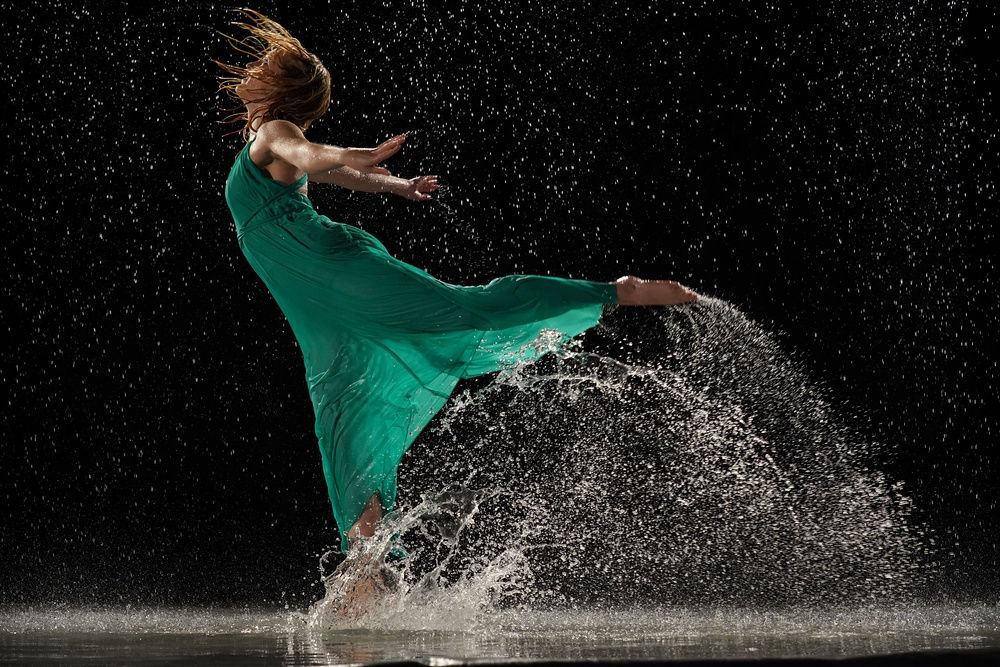
//> input picture DancingInWater.jpg, 1000 x 667 px, shrunk from 3000 x 2000 before the run
$ ./BasicFilters DancingInWater.jpg   (built with g++ and OpenCV 4)
//> lines starting //> are read from the running program, lines starting //| are printed output that depends on the picture
#include <opencv2/opencv.hpp>
#include<opencv2/highgui/highgui.hpp>
#include <fstream>
#include <stdio.h>

using namespace cv;

enum gColor {BLUE, GREEN, RED};/*Blue = 0, GREEN = 1, RED = 2*/

enum YIQScale {Q, I, Y}; /*Q = 0, I = 1, Y = 2*/

// [404 lines left out: functions absolute, treat_rgb_color, get_negative, get_negative, get_negative_y, get_single_channel and 10 more, not called in this run]


Mat3f get_median(Mat3f image, int m, int n)
{
//> called with m = 7, n = 7
    Mat3f result_image(image.rows, image.cols);

    Vec3f pixelValue;

    int pivotX=0,pivotY=0;
    std::vector<double> reds, greens, blues;

    for(int pixelY = 0; pixelY < image.rows; pixelY++)
    {
        for(int pixelX = 0; pixelX < image.cols; pixelX++)
        {
            /*Applying mask*/
            pixelValue = Vec3f(0,0,0);

            reds = greens = blues = {};
            for(int i = pixelY-pivotY, mask_row=0; i <= pixelY + (m-pivotY-1); i++, mask_row++)
            {
                if(i < 0 || i > (image.rows - 1))
                {
                    reds.push_back(0);
                    greens.push_back(0);
                    blues.push_back(0);
                    continue;
                }
                for(int j = pixelX - pivotX, mask_col=0; j <= pixelX + (n-pivotX-1); j++, mask_col++)
                {
                    if(j < 0 || j > (image.cols - 1))
                    {
                        reds.push_back(0);
                        greens.push_back(0);
                        blues.push_back(0);
                        continue;
                    }
                    reds.push_back(image.at<Vec3f>(i,j)[RED]);
                    greens.push_back(image.at<Vec3f>(i,j)[GREEN]);
                    blues.push_back(image.at<Vec3f>(i,j)[BLUE]);

                }
            }

            std::sort(reds.begin(), reds.end());
            std::sort(greens.begin(), greens.end());
            std::sort(blues.begin(), blues.end());

            pixelValue[RED] = reds[(reds.size()-1)/2];
            pixelValue[GREEN] = greens[(greens.size()-1)/2];
            pixelValue[BLUE] = blues[(blues.size()-1)/2];

            result_image.at<Vec3f>(pixelY, pixelX) = pixelValue;

        }
    }
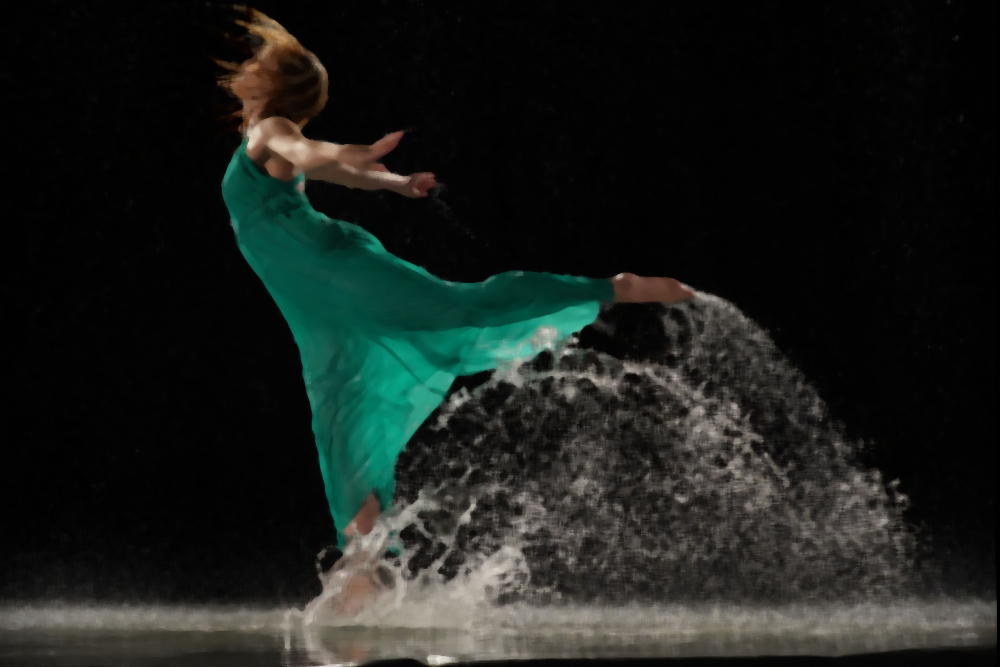
//> result_image: 667 rows x 1000 cols, CV_32FC3; mean B, G, R 0.109, 0.122, 0.104
//> after the loop, reds = [0, 0, 0, 0, 0, 0, 0, 0, 0, 0, 0, 0, 0.0196]; greens = [0, 0, 0, 0, 0, 0, 0, 0, 0, 0, 0, 0, 0.0196]; blues = [0, 0, 0, 0, 0, 0, 0, 0, 0, 0, 0, 0, 0.0275]

    return result_image;
}


int main(int argc, char ** argv)
{

    if(argc < 2)
    {
        std::cout << "Modo de utilização: BasicFilters.out <Image_Path> <Filter_Path(optional)>\n";
        return -1;
    }

    Mat3f image;
    imread(argv[1], 1).convertTo(image, CV_32FC3, 1.0f/255.0f);

    if(!image.data){
        std::cout << "No image data\n";
        return -1;
    }


    std::ifstream filter;
    int n_masks;
    std::vector<int>m,n; /*mask dimension*/
    std::vector<int> pivotX, pivotY;
    std::vector<std::vector<std::vector<double> >> masks;

    if(argc == 3)
    {
        filter.open(argv[2]);

        filter >> n_masks;

        m = n = pivotX = pivotY = std::vector<int>(n_masks, 0);

        for(int i = 0; i < n_masks; i++)
        {
            filter >> m[i] >> n[i];
            filter >> pivotX[i] >> pivotY[i];


            masks.push_back(std::vector<std::vector<double> > (m[i], std::vector<double> (n[i], 0)));

            for(int j = 0; j < m[i]; j++)
            {
                for(int k = 0; k < n[i]; k++)
                {
                    filter >> masks[i][j][k];
                }
            }
        }
    }

    clock_t begin_time = clock();


    image = get_median(image,7,7);


    clock_t end_time = clock();


    std::cout << "TIME: " << (double)(end_time - begin_time) / CLOCKS_PER_SEC << std::endl;

    namedWindow("Display Image", WINDOW_AUTOSIZE);
    imshow("Display Image", image);

    Mat imagem255;

    image.convertTo(imagem255, CV_8UC3, 255);

    imwrite("dancing-median.jpeg", imagem255);
    waitKey(0);

    return 0;
}

$ run again, on finlandia-nature.jpg
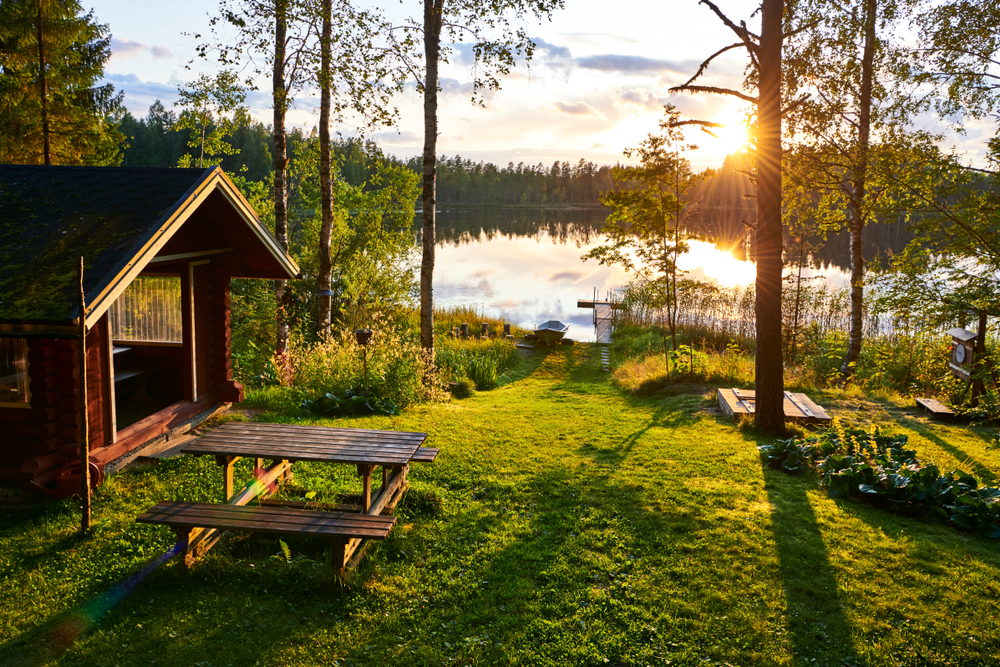
//> input picture finlandia-nature.jpg, 1000 x 667 px
//> after the loop in get_median, `for(int pixelY = 0; pixelY < image.rows; pixelY++)`:
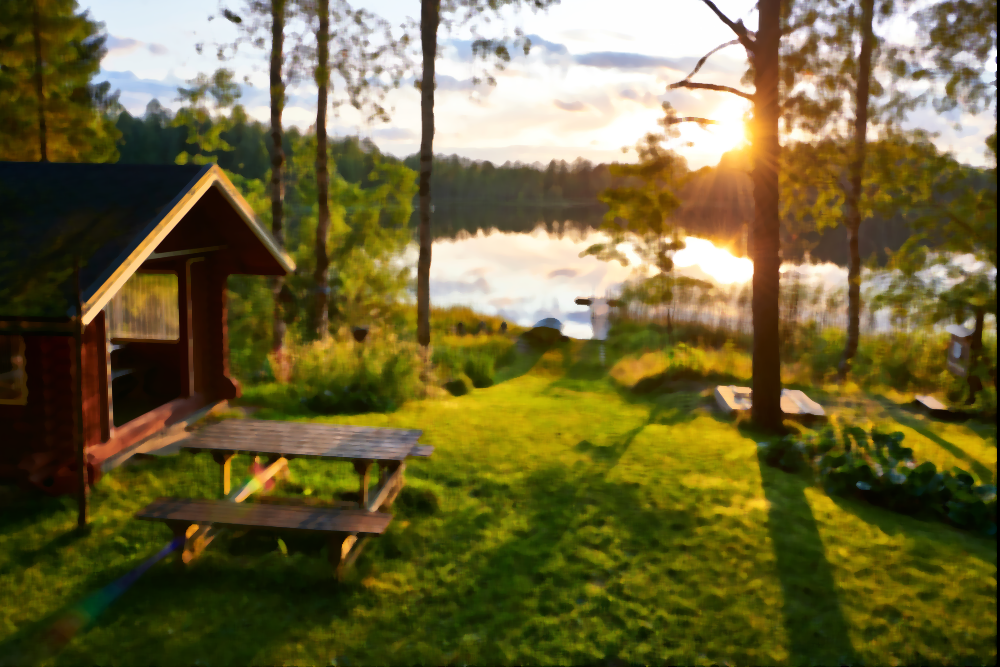
//> result_image: 667 rows x 1000 cols, CV_32FC3; mean B, G, R 0.228, 0.4, 0.433
//> after the loop in get_median, `for(int pixelY = 0; pixelY < image.rows; pixelY++)`: reds = [0, 0, 0, 0, 0, 0, 0, 0, 0, 0, 0, 0, 0.0157]; greens = [0, 0, 0, 0, 0, 0, 0, 0, 0, 0, 0, 0, 0.0353]; blues = [0, 0, 0, 0, 0, 0, 0, 0, 0, 0, 0, 0, 0.00784]
